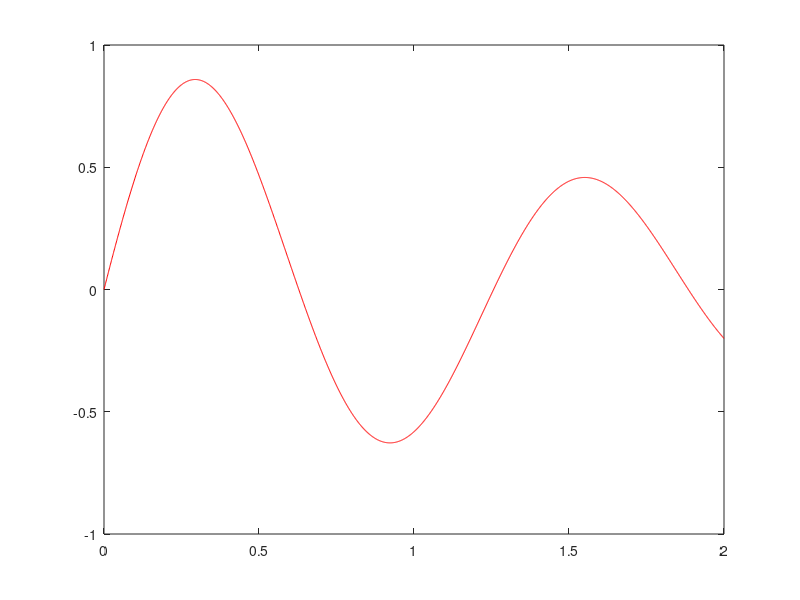

Write MATLAB code to recreate this figure.
function PlotarGraficoIncorreto4b ()

x = 0 : 0.001 : 2; % valores de x incorretos
y = sin(5 * x) .* exp(-0.5 * x);
plot(x, y, 'r');
ylim([-1 1]); 